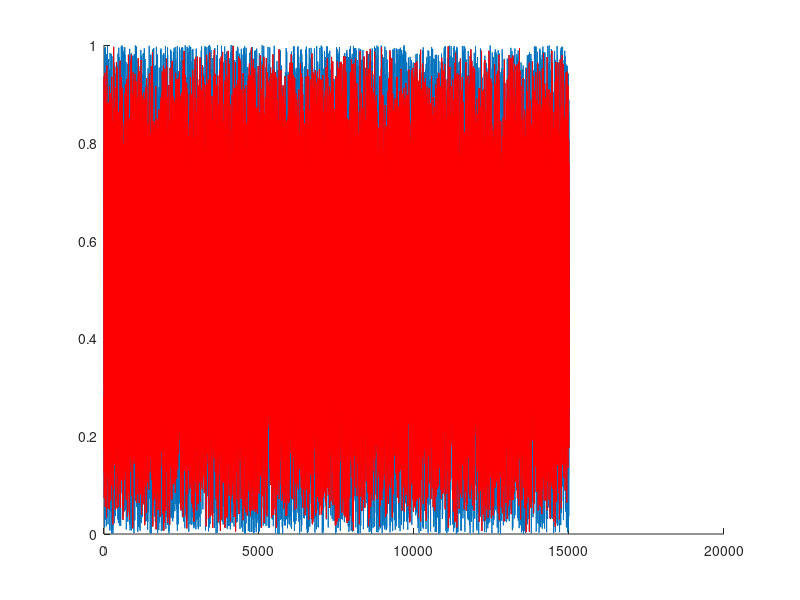

This chart was generated by the following MATLAB code: (Note: this script raises an error after producing the figure.)
% addpath(genpath('include/'));

clear all;
close all;
%% Sampling of all the candidates at once
p = @(xx) 6*(xx-xx.^2);
q = @(xx) 1;
N = 15000;
BurnIn = 5000;

x_cand = rand(N,1);

u = rand(N,1);
x_chain = zeros(N,1);
x_chain(1,1) = x_cand(1,1);

acc = @(x0,x1) min(1,exp(log(p(x1)) - log(p(x0)) + log(q(x1)) - log(q(x0))));
p_val = p(x_cand);
q_val = q(x_cand);
lnw_v = log(p_val) + log(q_val);
acc2 = @(x0,x1) min(1,exp(x1 - x0));

ind = 1;
AR = 0;
for ii = 2:N
%     A = acc(x_chain(ind,1),x_cand(ii,1));
    A = acc2(lnw_v(ind,1),lnw_v(ii,1));
    if (A > u(ii,1))
        x_chain(ii,1) = x_cand(ii,1);
        ind = ind + 1;
        AR = AR + 1; 
    else
        x_chain(ii,1) = x_chain(ind,1);    
    end
end
AR = AR/(N-1);
% AC = autocorr(x_chain);

%% Figures 
figure(1)
hold on
plot(x_cand)
plot(x_chain,'r')
hold off

figure(2)
[f,x] = ksdensity(x_chain);
ind = (x >= 0 & x <= 1);

hold on
plot(x(ind),f(ind))
plot(x(ind),p(x(ind)),'r')
hold off
diff = mean((f(ind)-p(x(ind))).^2)

x_chain_whole = x_chain;
x_chain = x_chain(BurnIn+1:N,1);
figure(3)
[f,x] = ksdensity(x_chain);
ind = (x >= 0 & x <= 1);

hold on
plot(x(ind),f(ind))
plot(x(ind),p(x(ind)),'r')
hold off
diff = mean((f(ind)-p(x(ind))).^2)

%% Perturbation of the current state with a uniform innovation
clear all;
close all;

N = 15000;
BurnIn = 5000;

Eps = 0.5;
innov = 2*Eps*rand(N,1)-Eps;
ll = @(xx) -0.5*(log(2*pi) + xx.^2);

u = rand(N,1);
x_chain = zeros(N,1);
x_chain(1,1) = innov(1,1);
old_ll = ll(x_chain(1,1));

AR = 0;
for ii = 2:N
    x_cand = x_chain(ii-1,1) + innov(ii,1);
    new_ll = ll(x_cand);
    A = min(1,exp(new_ll - old_ll));
    if (A > u(ii,1))
        x_chain(ii,1) = x_cand;
        AR = AR + 1; 
    else
        x_chain(ii,1) = x_chain(ii-1,1);    
    end
end
AR = AR/(N-1);


figure(1)
[f,x] = ksdensity(x_chain);
ind = (x >= -5 & x <= 5);

hold on
plot(x(ind),f(ind))
plot(x(ind),exp(ll(x(ind))),'r')
hold off
diff = mean((f(ind)-exp(ll(x(ind)))).^2)


%% Pseudo marginal MCMC
% noisy measurement of loglikelihood ~ estimation
clear all;
close all;

N = 10000;
BurnIn = 5000;
N = N + BurnIn;

Eps = 0.5;
innov = 2*Eps*rand(N,1)-Eps;
% correct
ll = @(xx) -0.5*(log(2*pi) + xx.^2);
% unbiased noise
ll_noise1 = @(xx) log(exprnd(1)) - 0.5*(log(2*pi) + xx.^2);
% biased noise but state independent
ll_noise2 = @(xx) log(exprnd(2)) - 0.5*(log(2*pi) + xx.^2);
% biased state dependent noise but noise expectation state independent
ll_noise3 = @(xx) log(gamrnd(0.1+10*xx.^2,1./(0.1+10*xx.^2))) - 0.5*(log(2*pi) + xx.^2);
% biased state dependent noise with noise expectation state dependent
ll_noise4 = @(xx) log(exprnd(0.1+10*xx.^2)) - 0.5*(log(2*pi) + xx.^2);


[x_chain0, AR0] = MH_unif_innov(N,ll,innov);
[x_chain1, AR1] = MH_unif_innov(N,ll_noise1,innov);
[x_chain2, AR2] = MH_unif_innov(N,ll_noise2,innov);
[x_chain3, AR3] = MH_unif_innov(N,ll_noise3,innov);
[x_chain4, AR4] = MH_unif_innov(N,ll_noise4,innov);

x_chain0 = x_chain0(BurnIn+1:N,1);
x_chain1 = x_chain1(BurnIn+1:N,1);
x_chain2 = x_chain2(BurnIn+1:N,1);
x_chain3 = x_chain3(BurnIn+1:N,1);
x_chain4 = x_chain4(BurnIn+1:N,1);

figure(1)
subplot(1,2,1)
    qqplot(x_chain0)
subplot(1,2,2)
    [f,x] = ksdensity(x_chain0);
    hold on
    plot(x,f)
    plot(x,exp(ll(x)),'r')
    hold off


figure(2)
subplot(1,2,1)
    qqplot(x_chain1)
subplot(1,2,2)
    [f,x] = ksdensity(x_chain1);
    hold on
    plot(x,f)
    plot(x,exp(ll(x)),'r')
    hold off

figure(3)
subplot(1,2,1)
    qqplot(x_chain2)
subplot(1,2,2)
    [f,x] = ksdensity(x_chain2);
    hold on
    plot(x,f)
    plot(x,exp(ll(x)),'r')
    hold off
    
figure(4)
subplot(1,2,1)
    qqplot(x_chain3)
subplot(1,2,2)
    [f,x] = ksdensity(x_chain3);
    hold on
    plot(x,f)
    plot(x,exp(ll(x)),'r')
    hold off
    
figure(5)
subplot(1,2,1)
    qqplot(x_chain4)
subplot(1,2,2)
    [f,x] = ksdensity(x_chain4);
    hold on
    plot(x,f)
    plot(x,exp(ll(x)),'r')
    hold off
    
figure(6)
hold on
plot(1:N,x_chain0,'k')
plot(1:N,x_chain1,'b')
plot(1:N,x_chain2,'g')
plot(1:N,x_chain3,'m')
plot(1:N,x_chain4,'r')
hold off